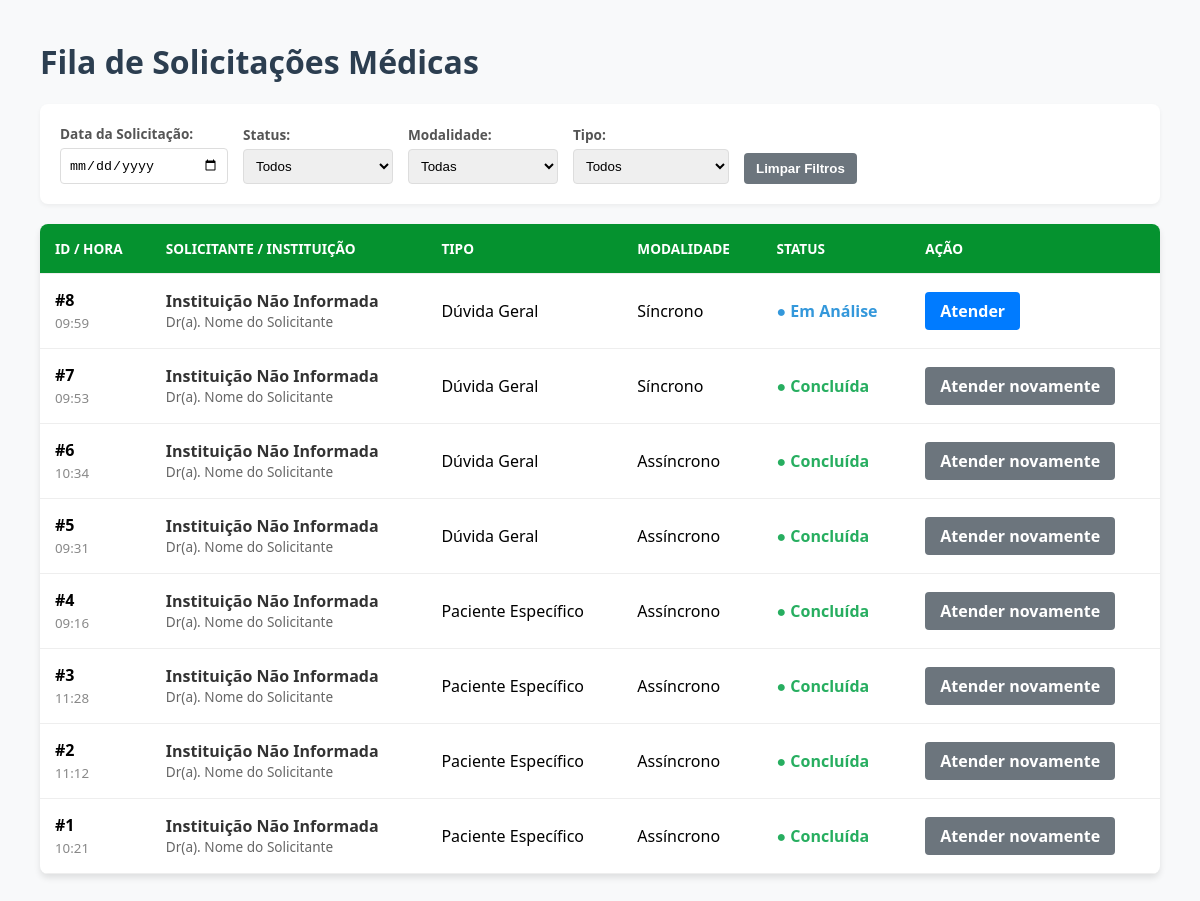
Before: /fila/ with the older database file.
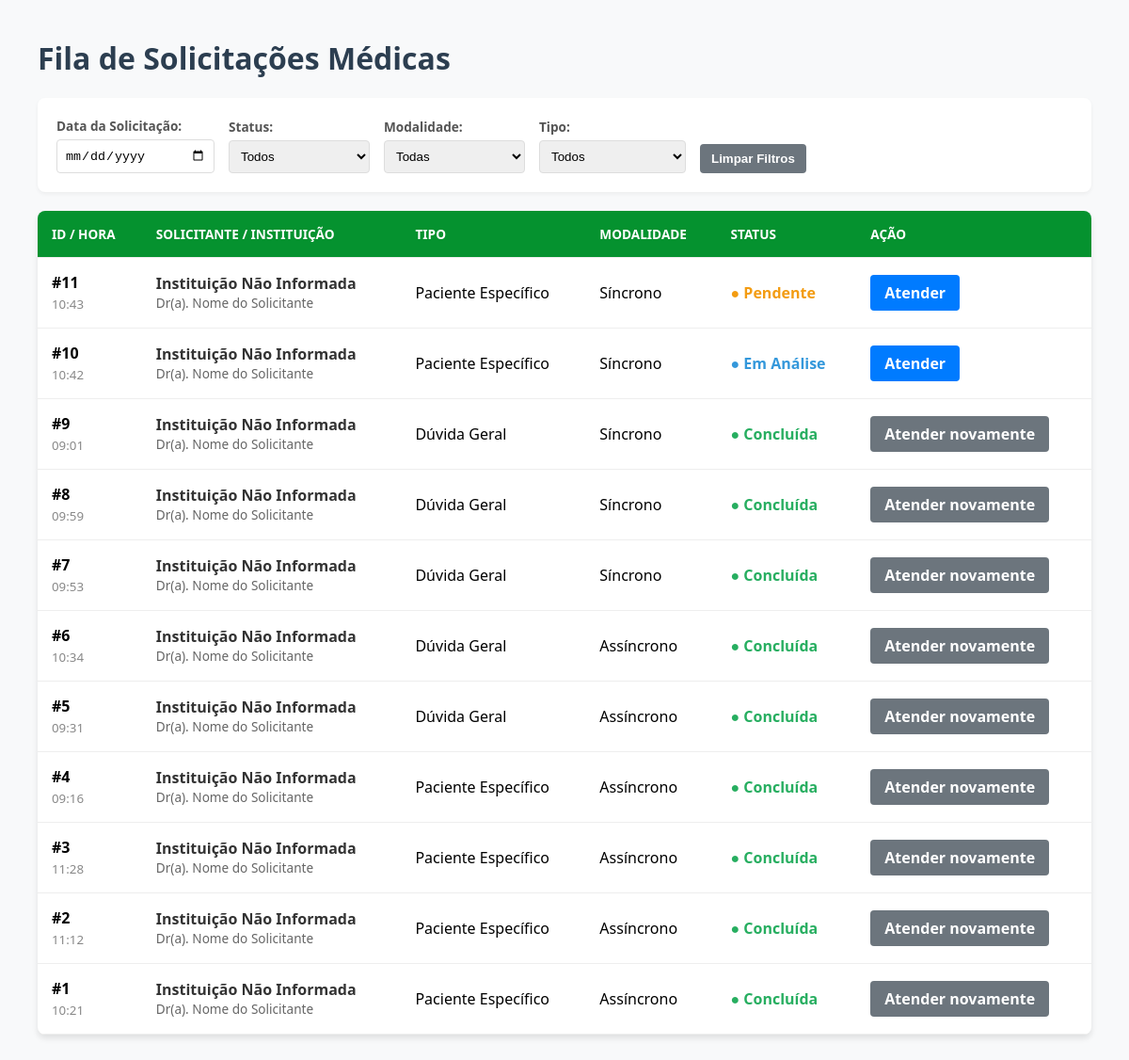
After: the same page with the newer database file.
### teleconsultoria/models.py (models this page shows, shortened)
class Solicitacao(models.Model):
    profissional = models.ForeignKey(Profissional, on_delete=models.CASCADE, related_name='solicitacoes')
    medica_designada = models.ForeignKey(Medica, on_delete=models.SET_NULL, null=True, blank=True, related_name='atendimentos')
    status = models.CharField(max_length=20, choices=StatusSolicitacao.choices, default=StatusSolicitacao.PENDENTE)
    tipo_atendimento = models.CharField(max_length=20, choices=TipoAtendimento.choices)
    data_sol = models.DateTimeField(auto_now_add=True)
    data_marcada = models.DateField(null=True, blank=True)
    horario_marcado = models.TimeField(null=True, blank=True)
    duracao_estimada = models.PositiveIntegerField(default=30, help_text="Duração em minutos")
    link_teams = models.URLField(max_length=500, null=True, blank=True)
    resumo_sincrono = models.TextField(null=True, blank=True)
    justificativa_cancelamento = models.TextField(null=True, blank=True)
    data_limite = models.DateField(null=True, blank=True)
    horario_limite = models.TimeField(null=True, blank=True)
    idade_pac = models.IntegerField()
    sexo_pac = models.CharField(max_length=1, choices=Sexo.choices)
    queixas = models.TextField()
    historico_med = models.TextField(blank=True, null=True)
    diagnostico_princ = models.TextField(blank=True, null=True)
    diagnostico_sec = models.TextField(blank=True, null=True)
    medicamentos = models.TextField(blank=True, null=True)
    exames_recentes = models.TextField(blank=True, null=True)
    duvida_clinica = models.TextField()
    class Meta:
        verbose_name = "Solicitação"
        verbose_name_plural = "Solicitações"

class Profissional(models.Model):
    user = models.OneToOneField(User, on_delete=models.CASCADE)
    crm = models.CharField(max_length=20)
    cargo = models.CharField(max_length=100)
    instituicao = models.CharField(max_length=100)
    telefone = models.CharField(max_length=20)

### teleconsultoria/views.py (the view)
# urls.py: path('fila/', views.fila_medica, name='fila_medica'),
def fila_medica(request):
    solicitacoes = Solicitacao.objects.all().order_by('-data_sol')
    return render(request, 'fila_medica.html', {'solicitacoes': solicitacoes})

### teleconsultoria/templates/fila_medica.html (shortened to what this page needs)
<!DOCTYPE html>
<html lang="pt-br">
<head>
</head>
<body>
    <h1>Fila de Solicitações Médicas</h1>
    <div class="filter-bar">
        <div class="filter-group">
            <label>Data da Solicitação:</label>
            <input type="date" id="filterData" onchange="filtrarTabela()">
        </div>
        <div class="filter-group">
            <label>Status:</label>
            <select id="filterStatus" onchange="filtrarTabela()">
                <option value="">Todos</option>
            </select>
        </div>
        <div class="filter-group">
            <label>Modalidade:</label>
            <select id="filterModalidade" onchange="filtrarTabela()">
                <option value="">Todas</option>
            </select>
        </div>
        <div class="filter-group">
            <label>Tipo:</label>
            <select id="filterTipo" onchange="filtrarTabela()">
                <option value="">Todos</option>
            </select>
        </div>
        <button class="btn-limpar" onclick="limparFiltros()">Limpar Filtros</button>
    </div>
    <table id="tabelaFila">
        <thead>
            <tr>
                <th>ID / Hora</th>
                <th>Solicitante / Instituição</th>
                <th>Tipo</th>
                <th>Modalidade</th>
                <th>Status</th>
                <th>Ação</th>
            </tr>
        </thead>
        <tbody>
            {% for sol in solicitacoes %}
            <tr class="linha-solicitacao"
                data-data="{{ sol.data_sol|date:'Y-m-d' }}"
                data-status="{{ sol.status }}"
                data-modalidade="{{ sol.get_tipo_atendimento_display }}"
                data-tipo="{% if sol.idade_pac > 0 %}Paciente Específico{% else %}Dúvida Geral{% endif %}">
                <td>
                    <strong>#{{ sol.id }}</strong><br>
                    <small style="color: #888;">{{ sol.data_sol|date:"H:i" }}</small>
                </td>
                <td>
                    <span class="inst-nome">{{ sol.instituicao|default:"Instituição Não Informada" }}</span>
                    <span class="sol-nome">Dr(a). {{ sol.profissional.user.get_full_name|default:"Nome do Solicitante" }}</span>
                </td>
                <td>
                    {% if sol.idade_pac > 0 %}
                        Paciente Específico
                    {% else %}
                        Dúvida Geral
                    {% endif %}
                </td>
                <td>
                    {{ sol.get_tipo_atendimento_display }}
                </td>
                <td>
                    <span class="status-{{ sol.status }}">
                        ● {{ sol.get_status_display }}
                    </span>
                </td>
                <td>
                    <a href="{% url 'detalhe_caso' sol.id %}" class="btn {% if sol.status == 'CONCLUIDA' %}btn-concluido{% endif %}">
                        {% if sol.status == 'CONCLUIDA' %}Atender novamente{% else %}Atender{% endif %}
                    </a>
                </td>
            </tr>
            {% empty %}
            <tr>
                <td colspan="6" style="text-align: center; padding: 40px;">Nenhuma solicitação encontrada.</td>
            </tr>
            {% endfor %}
        </tbody>
    </table>
</body>
</html>

### teleconsultoria/templates/fila_medica.html (style rules this page uses)
body { font-family: 'Segoe UI', sans-serif; margin: 40px; background-color: #f8f9fa; }
h1 { color: #2c3e50; }
.filter-bar { background: white; padding: 20px; border-radius: 8px; box-shadow: 0 2px 4px rgba(0,0,0,0.05); margin-bottom: 20px; display: flex; gap: 15px; align-items: flex-end; flex-wrap: wrap; }
.filter-group { display: flex; flex-direction: column; gap: 5px; }
.filter-group label { font-size: 0.85em; font-weight: bold; color: #555; }
select, input { padding: 8px; border-radius: 4px; border: 1px solid #ddd; min-width: 150px; }
table { width: 100%; border-collapse: collapse; background: white; border-radius: 8px; overflow: hidden; box-shadow: 0 4px 6px rgba(0,0,0,0.1); }
th, td { padding: 15px; text-align: left; border-bottom: 1px solid #eee; }
th { background-color: #05922f; color: white; font-weight: 600; text-transform: uppercase; font-size: 0.85em; }
.inst-nome { display: block; font-weight: bold; color: #333; }
.sol-nome { display: block; font-size: 0.85em; color: #666; }
.status-PENDENTE { color: #f39c12; font-weight: bold; }
.status-ANALISE { color: #3498db; font-weight: bold; }
.status-CONCLUIDA { color: #27ae60; font-weight: bold; }
.btn { padding: 8px 15px; text-decoration: none; border-radius: 4px; background-color: #007bff; color: white; transition: 0.3s; font-weight: bold; }
.btn-concluido { background-color: #6c757d; }
.btn-limpar { padding: 8px 12px; background: #6c757d; color: white; border: none; border-radius: 4px; cursor: pointer; font-weight: bold; }

Changed rows visible on the page:
added Solicitacao: id "11", data_sol "10:43", instituicao "Instituição Não Informada", profissional.user.get_full_name "Nome do Solicitante", idade_pac "Paciente Específico", tipo_atendimento "Síncrono", status "Pendente", shows "Atender"
added Solicitacao: id "10", data_sol "10:42", instituicao "Instituição Não Informada", profissional.user.get_full_name "Nome do Solicitante", idade_pac "Paciente Específico", tipo_atendimento "Síncrono", status "Em Análise", shows "Atender"
added Solicitacao: id "9", data_sol "09:01", instituicao "Instituição Não Informada", profissional.user.get_full_name "Nome do Solicitante", idade_pac "Dúvida Geral", tipo_atendimento "Síncrono", status "Concluída", shows "Atender novamente"
changed Solicitacao id 8: status "Em Análise" → "Concluída"; status "Atender" → "Atender novamente"
